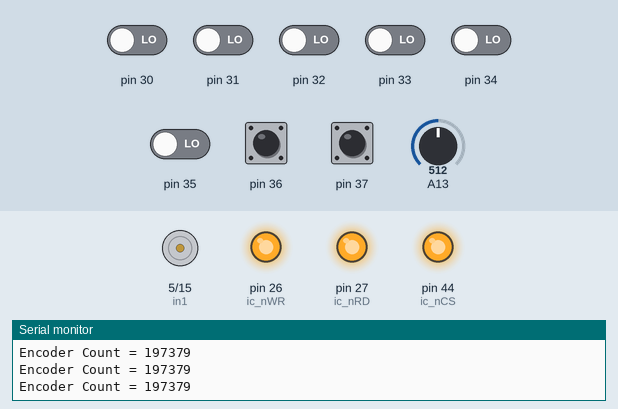
The sketch below on a simulated Arduino Mega 2560, built with avr-gcc and run on an emulated ATmega2560. On the bench: motor-driver pin pairs drawn as motors (green arrow = first pin HIGH = forward, orange = second pin HIGH = backward, longer = more drive, scaled by the enable pin), output pins drawn as LEDs (lit = HIGH), the last lines printed to the serial monitor. The inputs (shaded band) are chosen by the test bench; at power-on: pin 36, pin 37 HIGH, pin 30–35 LOW, A13 = 512. Pins used as bus, display or sensor lines are not drawn.

Above: at 1.2 s.
1.3 s: A13 set to 526
At 2.7 s:
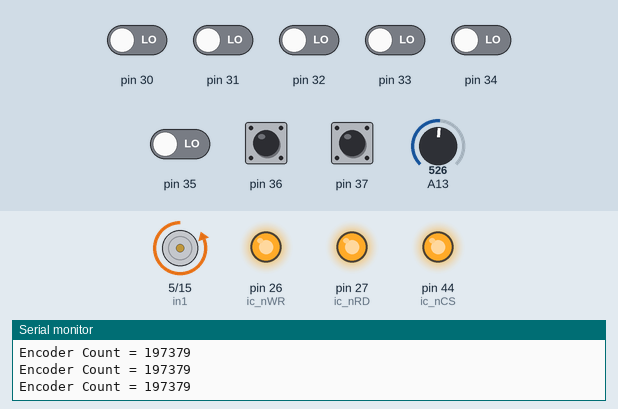
3.0 s: A13 set to 511
At 4.0 s:
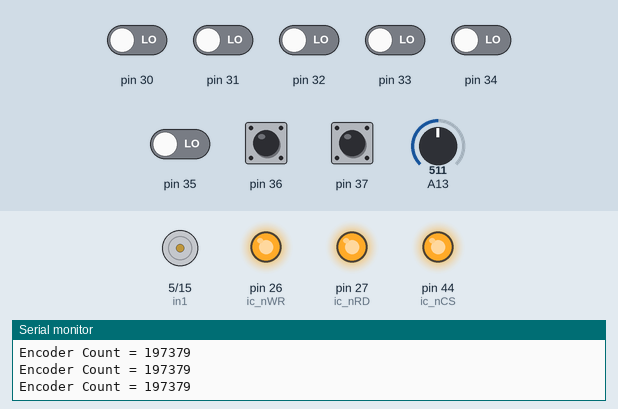
4.5 s: A13 set to 716
At 5.3 s:
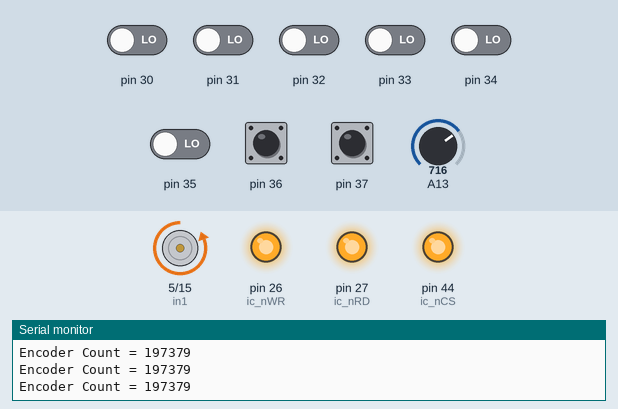
Timing chart, 0 to 7.5 s (numbered marks = the images above; inputs shaded):
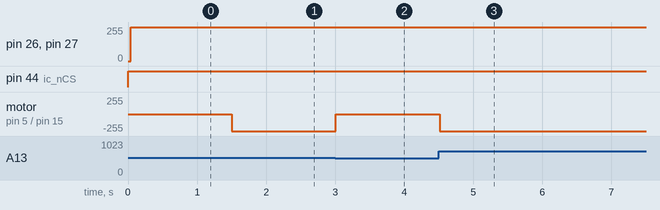

Measured:
- the behaviour switches between 513 and 514 on A13 (found by bisection; images 0 and 1)
- after the input at 1.3 s, motor on pin 5 (in1) / pin 15 (in2): stopped → backward 255/255 after 0.21 s
- after the input at 3.0 s, motor on pin 5 (in1) / pin 15 (in2): backward 255/255 → stopped at once
- after the input at 4.5 s, motor on pin 5 (in1) / pin 15 (in2): stopped → backward 255/255 at once

The sketch:

DC_MOTOR_Test-5.ino
```cpp
//#include <7166.h>

// https://github.com/cacycleworks/Arduino_LS7166/blob/master/ArduinoDRO.ino
// Quadrature counter decoder LS7166 control lines
byte ic_nRD = 27; //PG1
byte ic_CnD = 43; //PA1
byte ic_nWR = 26; //PG0
byte ic_nCS = 44; //PA0

#define in1   5   //PE5
#define in2   15  //PB7
#define en    16  //PG3
#define val   45  //PF0

#define C2CMINMICRON 221200
#define LS7166INISET 0
/////////////////////////////////////////////////////////////////////////
// Control registers are top two bits of the byte, MCR = 0
#define ICR   0x40  // 0b0100 0000
#define OCCR  0x80  // 0b1000 0000
#define QR    0xC0  // 0b1100 0000

unsigned long EncoderCount = 0; // this is current encode position read from LS7166

void setup() {
  pinMode(ic_nRD, OUTPUT);
  pinMode(ic_CnD, OUTPUT);
  pinMode(ic_nWR, OUTPUT);
  pinMode(ic_nCS, OUTPUT);

  digitalWrite(ic_nRD, HIGH);
  digitalWrite(ic_CnD, HIGH);
  digitalWrite(ic_nWR, HIGH);
  digitalWrite(ic_nCS, HIGH);
  delayMicroseconds(50);

  pinMode (in1, OUTPUT);
  pinMode (in2, OUTPUT);
  pinMode (en, OUTPUT);
  pinMode (val, INPUT);

  digitalWrite(en, HIGH);
  digitalWrite(in1, LOW);

  Serial.begin(115200);

  EncoderCount=0;
  init_7166();
}

void cdcs_7166(boolean CnD, boolean nCS ) {
  digitalWrite(ic_CnD,CnD);
  digitalWrite(ic_nCS,nCS);
  delayMicroseconds(50);
}
void ctrl_7166( byte control ){
  DDRC = 0xFF; // sets Arduino Digital pins 0-7 all as outputs
  PORTC = control;
    latchWR_7166();
}
void latchWR_7166(){
  delayMicroseconds(20);
  digitalWrite(ic_nWR,0);
  delayMicroseconds(20);
  digitalWrite(ic_nWR,1);
  delayMicroseconds(20);
}
void write_7166(unsigned long Data ){
  DDRC = 0xFF; // sets Arduino Digital pins 0-7 all as outputs
  PORTC =  (unsigned char)Data;
    latchWR_7166();

  Data >>= 8;
  PORTC =  (unsigned char)Data;
    latchWR_7166();

  Data >>= 8;
  PORTC =  (unsigned char)Data;
    latchWR_7166();
}

void init_7166() {
  EncoderCount = 0;
  DDRC = 0xFF; // sets Arduino Digital pins 0-7 all as outputs
  digitalWrite(ic_nRD,1);
  delayMicroseconds(20);
  cdcs_7166(1,0); // C/D /CS have to be 1,0 to write to MCR, ICR, OCCR, QR & to read OSR. Only needs setting once, so moved out of ctrl_7166()
  ctrl_7166(0x20);    //Performs master reset
  ctrl_7166(0x04);   //Sub-reset
  ctrl_7166(ICR|0x18);    //Enables A/B, sets up pin 3-4
  ctrl_7166(OCCR|0x34); //Divide by n mode   0x04
  ctrl_7166(QR|0x03);   //x4 quadrature mode   0x04

  ctrl_7166( 1 ); // tell MCR to load PR
  cdcs_7166(0,0); // somewhat rare usage of 0,0: read OL and write PR
  write_7166( LS7166INISET );
  cdcs_7166(1,0); // C/D /CS have to be 1,0 to write to MCR
  ctrl_7166( 8 );  // xfer PR to CNTR
}

//  latchRD_7166() -- unlike latching out, which is done after, reading
//  gets the data inside a signal sandwich
byte latchRD_7166(){
  byte dataread=0;
  // nRD should already be high
  digitalWrite(ic_nRD,0); // enable reading
  delayMicroseconds(50);
  dataread=PINC;
  // read 1st byte, the LSB
  delayMicroseconds(50);
  digitalWrite(ic_nRD,1);
  delayMicroseconds(50);
  return dataread;
}

unsigned long read_7166(){
  unsigned long tmp=0, Data=0;
  // Tell MCR we want to read the OL
  DDRC = 0xFF; // sets Arduino Digital pins 0-7 all as outputs
  //cdcs_7166(1,0); // C/D /CS have to be 1,0 to write to MCR
  ctrl_7166(3);   // send 3 to MCR, transfers CNTR to OL
  digitalWrite(ic_CnD, LOW);
  digitalWrite(ic_nRD, HIGH);
  digitalWrite(ic_nWR, HIGH);
  digitalWrite(ic_nCS, LOW);  // Select chip
  // set up the OL for reading
  //cdcs_7166(0,0);
  DDRC = 0x00; // sets Arduino Digital pins 0-7 all as inputs
  // read 1st byte, LSB
  tmp = latchRD_7166(); // byte 0, lsB
  Data |= tmp;
  delayMicroseconds(10);
  // read 2nd byte, the middle byte
  tmp = latchRD_7166(); // byte 1
  tmp = tmp << 8; // shift over 8 bits
  Data |= tmp;
  delayMicroseconds(10);
  // read 3rd byte, the MSB
  tmp = latchRD_7166(); // byte 1
  tmp = tmp << 16;     // shift over 16 bits this tmp is MSB
  Data |= tmp;
  digitalWrite(ic_nCS, HIGH);  // Unselect chip
  return Data;
}
/////////////////////////////////////////////////////////////////////////
void loop() {

  int vol = analogRead(val);
  int pwm = map(vol, 0, 1023, 0, 255);
  analogWrite(in2, pwm);

  EncoderCount = read_7166();
  Serial.print("Encoder Count = ");
  Serial.println(EncoderCount);
  delay(500);
}
```
